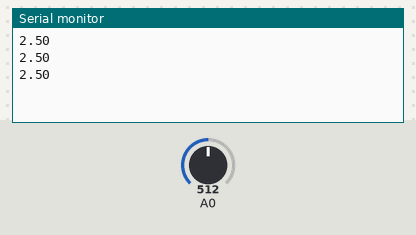
This sketch was run on a simulated Arduino Uno, built with avr-gcc and run on an emulated ATmega328P. Shown: the last lines printed to the serial monitor. The test bench sets the inputs (shaded band); at power-on: A0 = 512.

Above: at 1.2 s.
1.3 s: A0 set to 716
At 1.9 s:
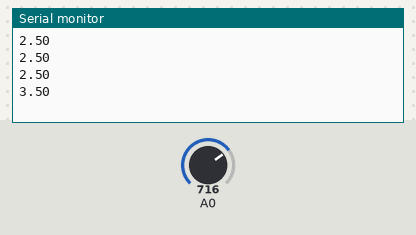
2.8 s: A0 set to 900
At 3.4 s:
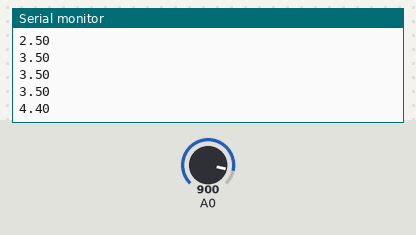
Timing chart, 0 to 5.8 s (numbered marks = the images above; inputs shaded):
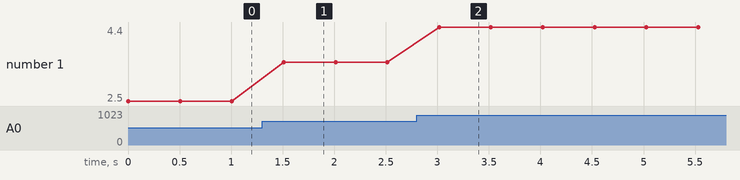

Measured:
- after the input at 1.3 s, the serial monitor: prints a new line after 0.21 s (image 1)
- after the input at 2.8 s, the serial monitor: prints a new line after 0.22 s (image 2)
- plotted number 1: 2.5 → 3.5 after the input at 1.3 s, 3.5 → 4.4 after the input at 2.8 s

The sketch:

curSen002.ino
```cpp
// the setup routine runs once when you press reset:
void setup() {
  // initialize serial communication at 9600 bits per second:
  Serial.begin(9600);
}

// the loop routine runs over and over again forever:
void loop() {
  // read the input on analog pin 0:
  int sensorValue = 0;
  for (byte x = 0; x < 20; x++) {
    sensorValue += analogRead(A0);
  }
  sensorValue = sensorValue / 20;
  // Convert the analog reading (which goes from 0 - 1023) to a voltage (0 - 5V):
  float voltage = sensorValue * (5.0 / 1023.0);
  // print out the value you read:
  Serial.println(voltage);
  delay(500);
}
```
